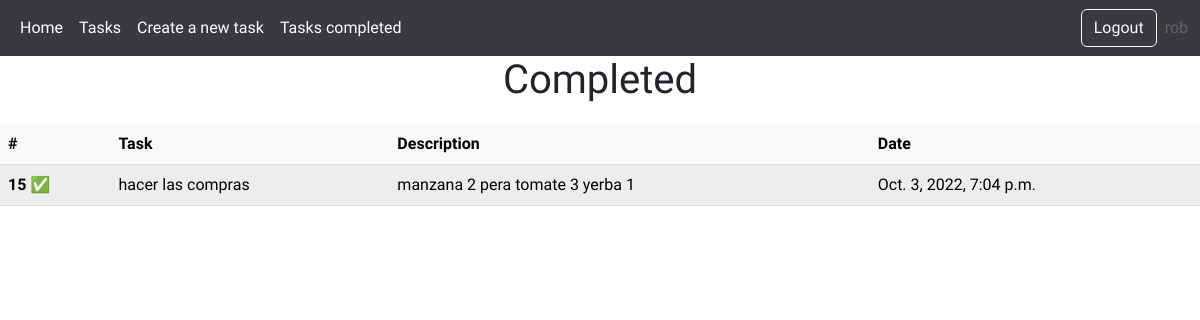
Before: /task/ended/ (signed in) with the older database file.
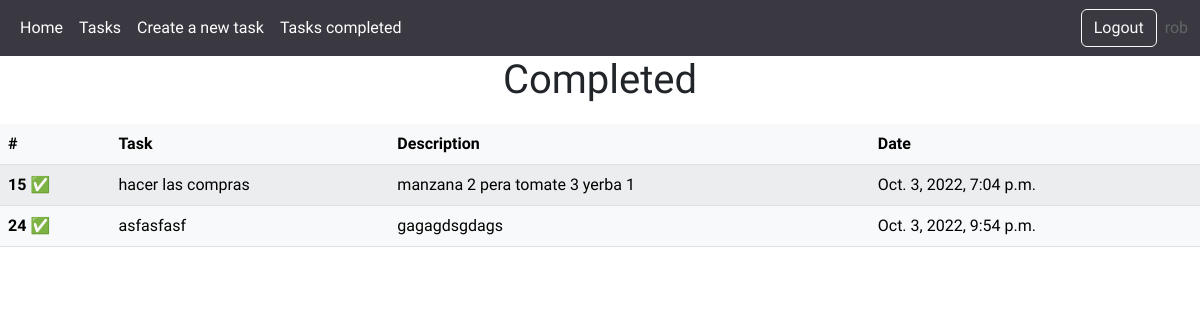
After: the same page with the newer database file.
### tasks/models.py (models this page shows, shortened)
class Task(models.Model):
    title= models.CharField(max_length=200)
    description=models.TextField(max_length=1000)
    created= models.DateTimeField(auto_now_add=True)
    date_completed= models.DateTimeField(null= True, blank=True)
    Low_importance= models.BooleanField(default=False)
    medium_importance= models.BooleanField(default=False)
    high_importance=models.BooleanField(default=False)
    user= models.ForeignKey(User, on_delete=models.CASCADE)

### tasks/views.py (the view)
# urls.py: path('task/ended/', views.task_ended, name= 'task_ended'),
@login_required
def task_ended(request):
    tasks= Task.objects.filter(user= request.user, date_completed__isnull= False)
    return render(request, 'task_ended.html', {"tasks": tasks})

### tasks/templates/task_ended.html (shortened to what this page needs)
{% extends 'base.html' %}
{% block content %}
<div class="d-flex justify-content-center">
    <h1> Completed </h1>
    </div>
    <table class="table table-striped table-light">
      <thead >
        <tr>
          <th scope="col">#</th>
          <th scope="col">Task</th>
          <th scope="col">Description</th>
          <th scope="col">Date</th>
        </tr>
      </thead>
      <tbody>
          {% for task in tasks %}
        <tr>
         <th scope="row" class="table_content">{{task.id}} ✅</th>
          <td class="table_content">{{task.title}}</td>
          <td class="table_content">{{task.description}}</td>
          <td class="table_content">{{task.date_completed}}</td>
        </tr>
         {% endfor %}
      </tbody>
    </table>
{% endblock %}

Changed rows visible on the page:
now on this page (row edited): Task: id "24", title "asfasfasf", description "gagagdsgdags", date_completed "Oct. 3, 2022, 9:54 p.m."
